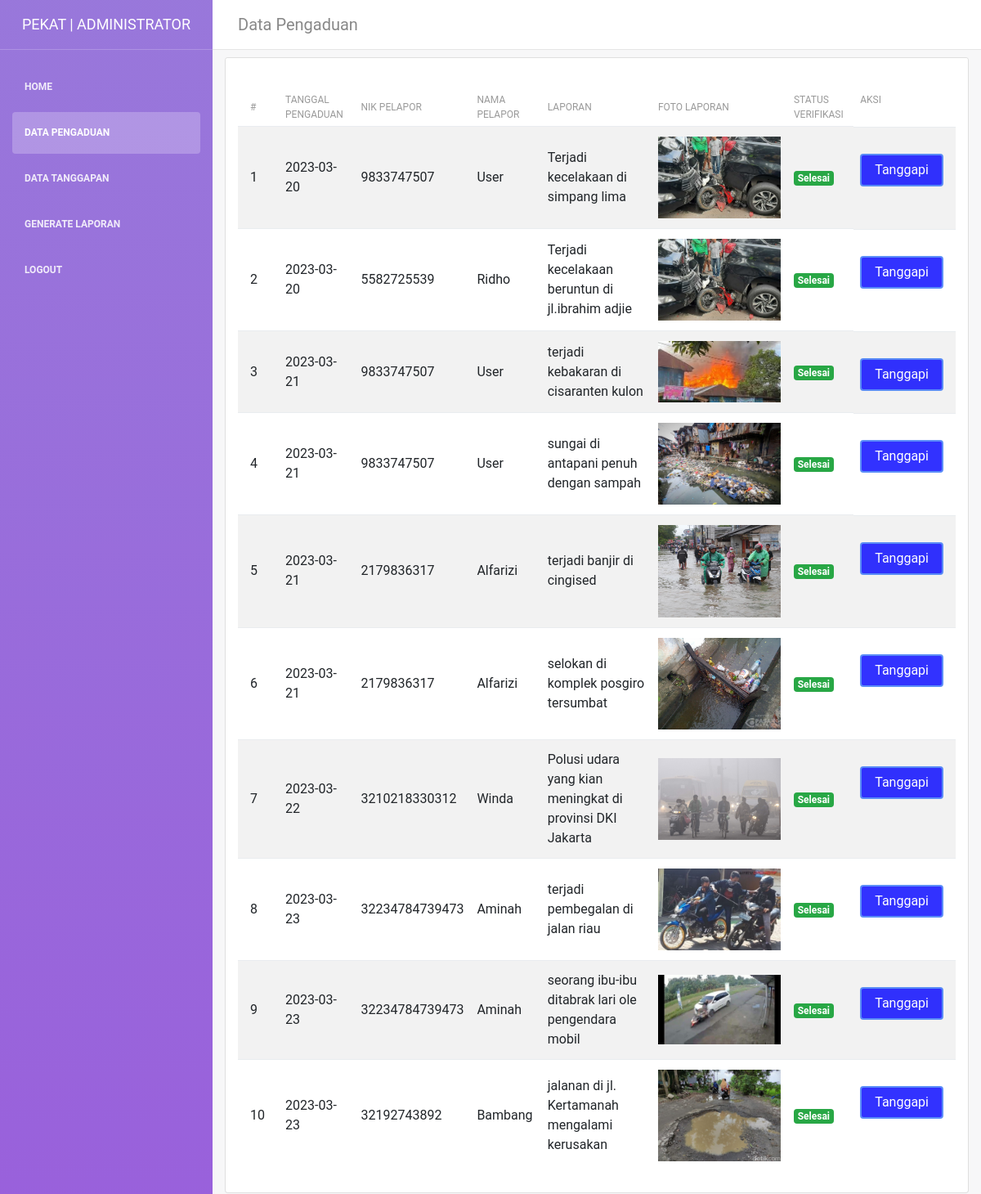
The page /administrator/data_pengaduanbaru.php (signed in) on the database its author committed.
### tables this page shows
CREATE TABLE `pengaduan` (
  `id_pengaduan` int(11) NOT NULL,
  `tgl_pengaduan` date NOT NULL,
  `nik` char(16) NOT NULL,
  `isi_laporan` text NOT NULL,
  `foto` varchar(255) NOT NULL,
  `status` enum('0','proses','selesai') NOT NULL
);

CREATE TABLE `masyarakat` (
  `nik` char(16) NOT NULL,
  `nama` varchar(35) NOT NULL,
  `username` varchar(25) NOT NULL,
  `password` varchar(32) NOT NULL,
  `tlpn` varchar(13) NOT NULL
);

### administrator/data_pengaduanbaru.php (the view, shortened to what this page needs)
 <!DOCTYPE html>
<html lang="en">
<head>
    <link rel="stylesheet" href="https://maxcdn.bootstrapcdn.com/font-awesome/latest/css/font-awesome.min.css" />
    <link rel="stylesheet" href="assets/plugins/fontawesome-free/css/all.min.css">
    <link href="../css/bootstrap.min.css" rel="stylesheet" />
    <link href="../css/light-bootstrap-dashboard.css?v=2.0.0 " rel="stylesheet" />
    <link href="../css/demo.css" rel="stylesheet" />
</head>
<body>
    <div class="wrapper">
        <div class="sidebar" data-image="img/sidebar-5.jpg">
            <div class="sidebar-wrapper">
                <div class="logo">
                    <a href="dashboard.php" class="simple-text">
                        PEKAT | ADMINISTRATOR
                    </a>
                </div>
                <ul class="nav">
                    <li>
                        <a class="nav-link" href="dashboard.php">
                            <p>Home</p>
                        </a>
                    </li>
                    <li class="nav-item active">
                        <a class="nav-link" href="data_pengaduanbaru.php">
                            <p>Data Pengaduan</p>
                        </a>
                    </li>
                    <li>
                        <a class="nav-link" href="data_tanggapanbaru.php">
                            <p>Data Tanggapan</p>
                        </a>
                    </li>
                    <li>
                        <a class="nav-link" href="laporanbaru.php">
                            <p>Generate Laporan</p>
                        </a>
                    </li>
                    <li>
                        <a class="nav-link" href="../logout.php">
                            <p>Logout</p>
                        </a>
                    </li>
                </ul>
            </div>
        </div>
        <div class="main-panel">
            <nav class="navbar navbar-expand-lg " color-on-scroll="500">
                <div class="container-fluid">
                    <a class="navbar-brand" href="#pablo"> Data Pengaduan </a>
                </div>
            </nav>
    <div class="content-wrapper">
      <div class="content-header">
        <div class="container">
          <div class="row mb-2">
            <div class="col-sm-6">
            </div>
          </div>
        </div>
      </div>
      <div class="content">
        <div class="container">
          <div class="row">
            <div class="col-lg-12">
              <div class="card card-primary card-outline">
                <div class="card-header">
                </div>
                <div class="card-body">
                  <table class="table table-striped table-responsive">
                    <thead>
                      <tr>
                        <th style="width: 50px">#</th>
                        <th>Tanggal Pengaduan</th>
                        <th>NIK Pelapor</th>
                        <th>Nama Pelapor</th>
                        <th>Laporan</th>
                        <th>Foto Laporan</th>
                        <th>Status Verifikasi</th>
                        <th>Aksi</th>
                      </tr>
                    </thead>
                    <tbody>
                      <?php
                      $no = 1;
                      include "../koneksi.php";
                      $catatan    =mysqli_query($koneksi, "SELECT * FROM pengaduan
                                    INNER JOIN masyarakat ON pengaduan.nik = masyarakat.nik");
                      while($d = mysqli_fetch_array($catatan)){
                        ?>
                        <tr>
                          <td><?php echo $no++; ?></td>
                          <td><?=$d['tgl_pengaduan']?></td>
                          <td><?=$d['nik']?></td>
                          <td><?=$d['nama']?></td>
                          <td><?=$d['isi_laporan']?></td>
                          <td class="text-center">
                            <img src="../upload/<?=$d['foto']?>" width="150">
                          </td>
                          <td>
                            <?php if ($d['status'] == '0') { ?>
                              <span class="badge bg-warning">Menunggu</span>
                            <?php } else if ($d['status'] == 'proses') { ?>
                              <span class="badge bg-primary">Proses</span>
                            <?php } else { ?>
                              <span class="badge bg-success">Selesai</span>
                            <?php } ?>
                          </td>
                          <td>
                            <a href="" style="margin-top: 20px; background-color: blue; color: white;" class="btn btn-primary"  data-toggle="modal" data-target="#modal-tanggapan<?php echo $d['id_pengaduan']; ?>">Tanggapi</a>
                          </td>
                        </tr>
                        <?php
                      }
                      ?>
                    </tbody>
                  </table>
                </div>
              </div>
            </div>
          </div>
        </div>
      </div>
    </div>
  </div>
        </div>
</body>
</html>

### rows shown on the page
pengaduan: tgl_pengaduan "2023-03-20", masyarakat.nik "9833747507", masyarakat.nama "User", isi_laporan "Terjadi kecelakaan di simpang lima", foto (picture), status "Selesai"
pengaduan: tgl_pengaduan "2023-03-20", masyarakat.nik "5582725539", masyarakat.nama "Ridho", isi_laporan "Terjadi kecelakaan beruntun di jl.ibrahim adjie", foto (picture), status "Selesai"
pengaduan: tgl_pengaduan "2023-03-21", masyarakat.nik "9833747507", masyarakat.nama "User", isi_laporan "terjadi kebakaran di cisaranten kulon", foto (picture), status "Selesai"
pengaduan: tgl_pengaduan "2023-03-21", masyarakat.nik "9833747507", masyarakat.nama "User", isi_laporan "sungai di antapani penuh dengan sampah", foto (picture), status "Selesai"
pengaduan: tgl_pengaduan "2023-03-21", masyarakat.nik "2179836317", masyarakat.nama "Alfarizi", isi_laporan "terjadi banjir di cingised", foto (picture), status "Selesai"
pengaduan: tgl_pengaduan "2023-03-21", masyarakat.nik "2179836317", masyarakat.nama "Alfarizi", isi_laporan "selokan di komplek posgiro tersumbat", foto (picture), status "Selesai"
pengaduan: tgl_pengaduan "2023-03-22", masyarakat.nik "3210218330312", masyarakat.nama "Winda", isi_laporan "Polusi udara yang kian meningkat di provinsi DKI Jakarta", foto (picture), status "Selesai"
pengaduan: tgl_pengaduan "2023-03-23", masyarakat.nik "32234784739473", masyarakat.nama "Aminah", isi_laporan "terjadi pembegalan di jalan riau", foto (picture), status "Selesai"
pengaduan: tgl_pengaduan "2023-03-23", masyarakat.nik "32234784739473", masyarakat.nama "Aminah", isi_laporan "seorang ibu-ibu ditabrak lari ole pengendara mobil", foto (picture), status "Selesai"
pengaduan: tgl_pengaduan "2023-03-23", masyarakat.nik "32192743892", masyarakat.nama "Bambang", isi_laporan "jalanan di jl. Kertamanah mengalami kerusakan", foto (picture), status "Selesai"
